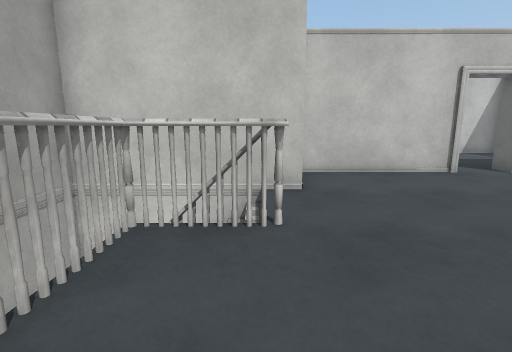
view 1 (above)

16 first-person views from a walk through a scene from a Unity 3-D project. The camera is 1.2 m above the floor, tilts 10° down and sees 85° across. Doors are open. The floor is counted in squares, 0.9 m on a side. Each view is taken from the middle of a square. On the plan, view 1 faces up. The plan holds only what a view shows up to about 13 squares ahead; the rest is blank. The place goes on beyond the plan. The player character is not drawn. Some surface patterns are stand-ins.

view 2
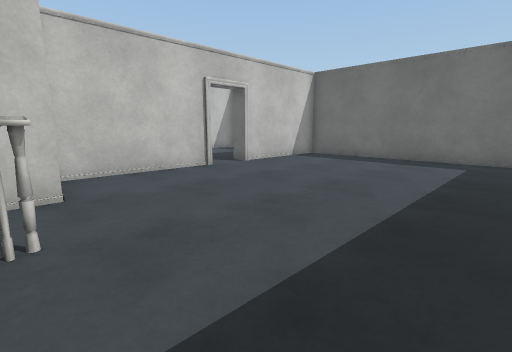

view 3
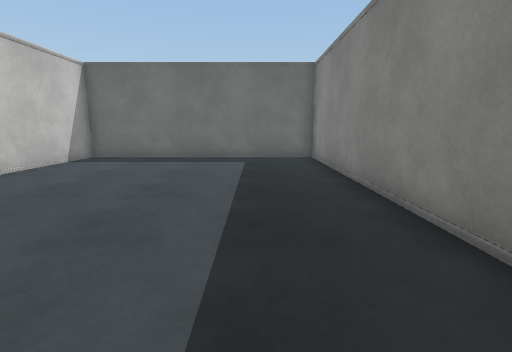

view 4
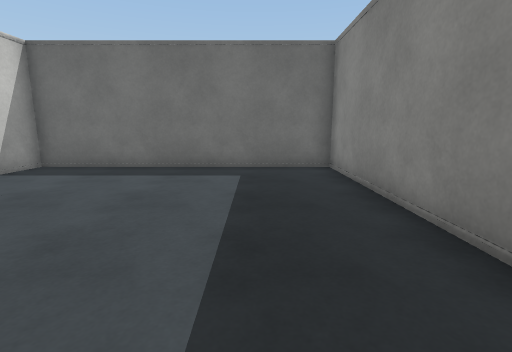

view 5
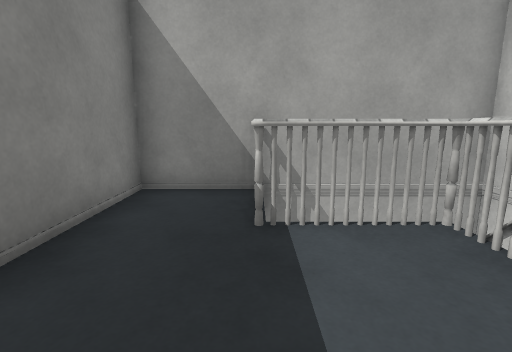

view 6
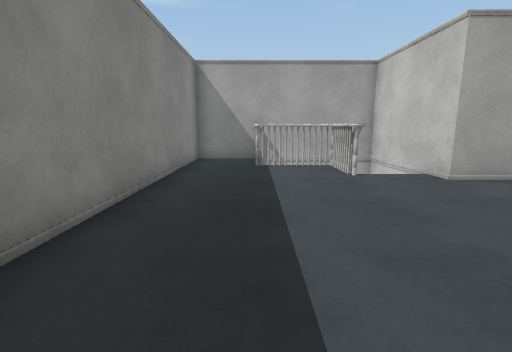

view 7
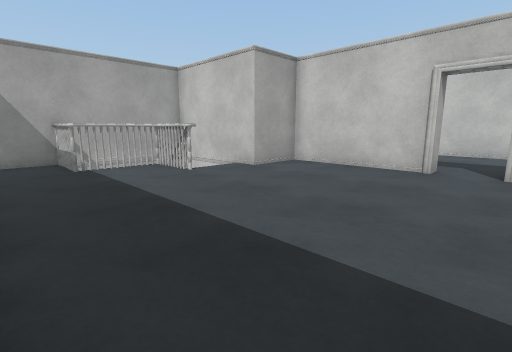

view 8
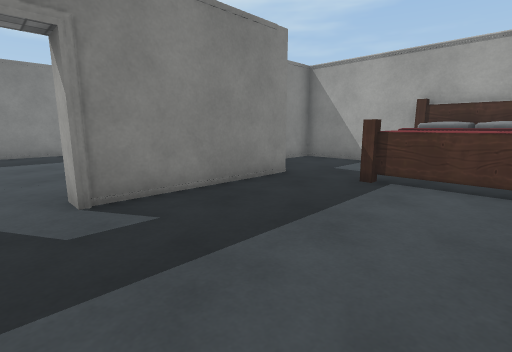

view 9
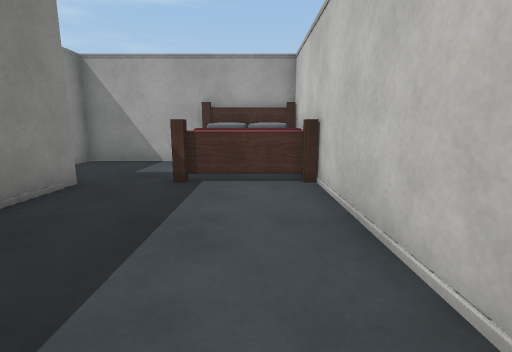

view 10
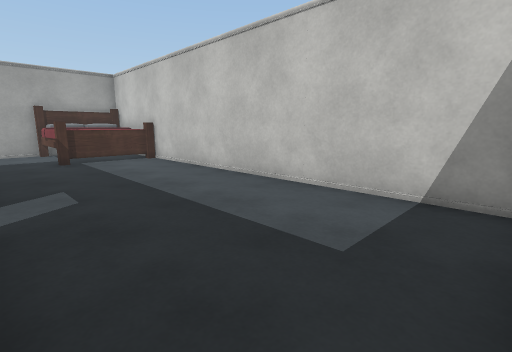

view 11
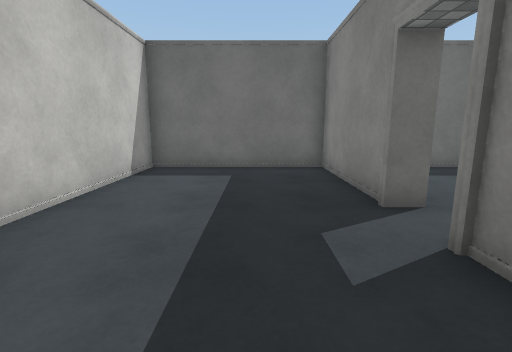

view 12
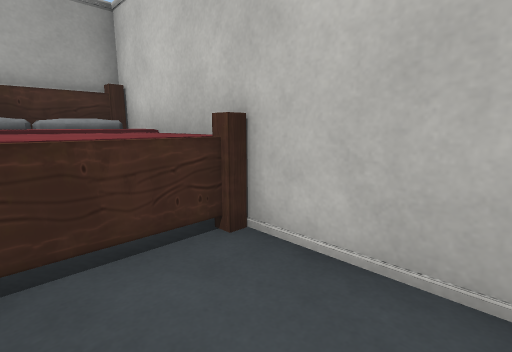

view 13
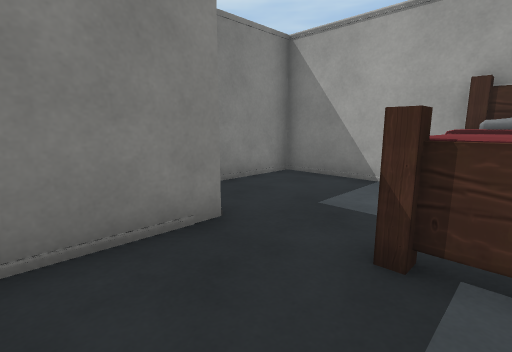

view 14
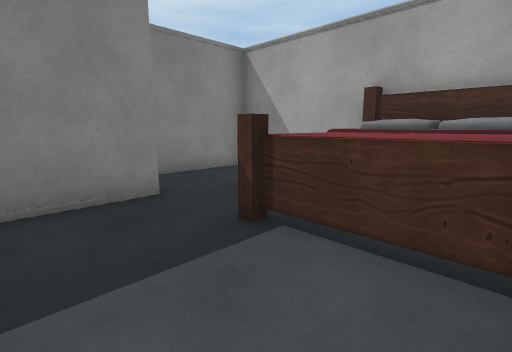

view 15
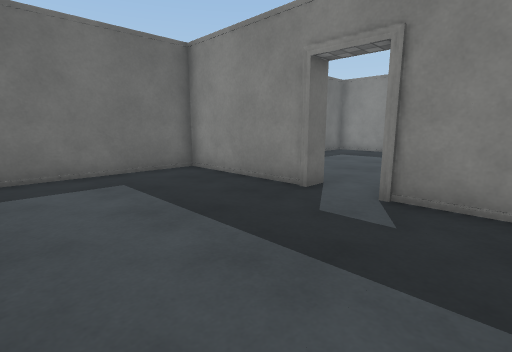

view 16
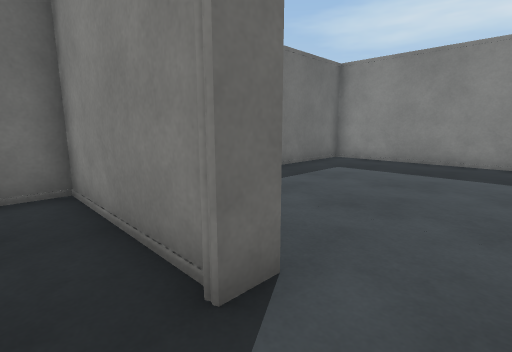

### Floor plan
Ten units are one square. View 1 is at (0, 0); x grows to the right and y downward. Boxes are objects, and circles mark ways between rooms. Rooms are numbered by the first view taken in them; rooms with no view inside come last. Other rooms are left out.
<svg viewBox="-45 -155 174 175">
<path fill="none" stroke="#000" d="M59 -82 10 -82 10 -59 -40 -59 -40 -34M-40 -10 -40 15 124 15 124 -82 75 -82M75 -88 124 -88 124 -145 -40 -145M4 -88 59 -88M-40 -115 -40 -64 -5 -64"/>
<rect x="-25" y="-45" width="30" height="40" fill="#bbb"><title>other object</title></rect>
<rect x="-35" y="-145" width="40" height="40" fill="#bbb"><title>other object</title></rect>
<circle cx="65" cy="-85" r="3" fill="#2a7"/>
<text x="50" y="-30">1</text>
<text x="40" y="-110">2</text>
</svg>
Room 1 opens to room 2.

Where each view was taken, in squares from view 1:
view 1: 0 up, 0 right, facing up
view 2: 0 up, 0 right, facing up-right
view 3: 1 up, 0 right, facing right
view 4: 1 up, 3 right, facing right
view 5: 1 up, 2 right, facing left
view 6: 1 up, 8 right, facing left
view 7: 1 down, 8 right, facing up-left
view 8: 14 up, 7 right, facing down-left
view 9: 13 up, 7 right, facing left
view 10: 9 up, 12 right, facing up-left
view 11: 11 up, 3 right, facing right
view 12: 12 up, 3 right, facing up-left
view 13: 12 up, 3 right, facing down-left
view 14: 14 up, 3 right, facing down-left
view 15: 14 up, 4 right, facing down-right
view 16: 10 up, 6 right, facing down-right
